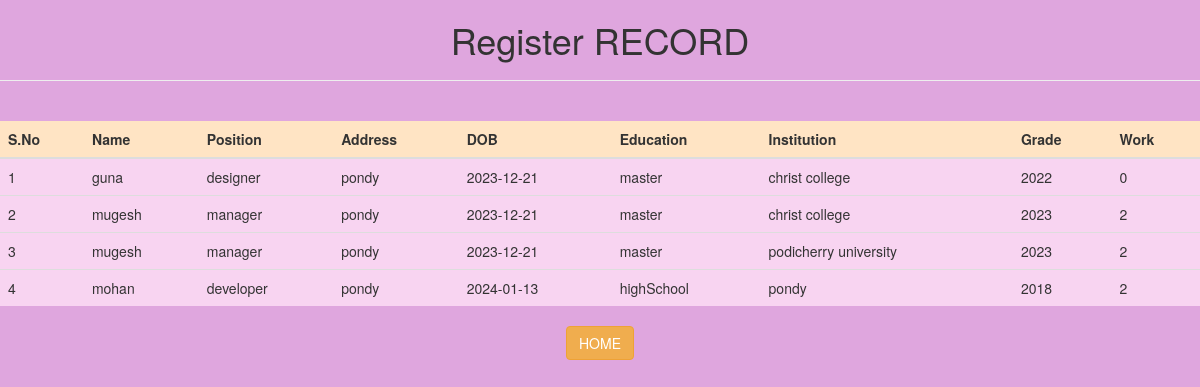
/view, run on the app's committed database.
### tables this page shows
CREATE TABLE job (pid integer primary key,fname text,pos text,address text,dob date,edu text,inst text,Grade text,work text );

### app.py (the view)
@app.route('/view')
def view():
    con=sqlite3.connect('data1.db')
    con.row_factory=sqlite3.Row
    cur=con.cursor()
    cur.execute("select  * from job")
    data=cur.fetchall()
    con.close()
    return render_template('view.html',data=data)

### templates/view.html (shortened to what this page needs)
<!DOCTYPE html>
<html lang="en">
<head>
 <link rel="stylesheet" href="https://maxcdn.bootstrapcdn.com/bootstrap/3.4.1/css/bootstrap.min.css">
</head>
<body>
    <div class="main">
       <center> <h1>Register RECORD<hr></h1></center>
        <div align="center"class="table">
            <br>
       <table class="table table-border" >
        <thead>
            <tr>
                <th>S.No</th>
                <th>Name</th>
                <th>Position</th>
                <th>Address</th>
                <th>DOB</th>
                <th>Education</th>
                <th>Institution</th>
                <th>Grade</th>
                <th>Work</th>
            </tr>
        </thead>
       <tbody>
        {% for res in data %}
        {%set i=loop.index %}
        <tr>
            <td>{{i}}</td>
            <td>{{res["fname"]}}</td>
            <td>{{res["pos"]}}</td>
            <td>{{res["address"]}}</td>
            <td>{{res["dob"]}}</td>
            <td>{{res["edu"]}}</td>
            <td>{{res["inst"]}}</td>
            <td>{{res["Grade"]}}</td>
            <td>{{res["work"]}}</td>
        </tr>
        {% endfor %}
       </tbody>
       </table>
       <div>
        <a href="{{url_for('form')}}"class ="btn btn-warning pull right">HOME</a>
        </div>
    </div>
   </div>
</body>
</html>

### templates/view.html (style rules this page uses)
body { background-color: rgb(223, 166, 222); }
tbody { background-color: rgb(248, 212, 241); }
thead { background-color: bisque; }

### data on the page
job: pid "1", fname "guna", pos "designer", address "pondy", dob "2023-12-21", edu "master", inst "christ college", Grade "2022", work "0"
job: i "2", fname "mugesh", pos "manager", address "pondy", dob "2023-12-21", edu "master", inst "christ college", Grade "2023", work "2"
job: pid "3", fname "mugesh", pos "manager", address "pondy", dob "2023-12-21", edu "master", inst "podicherry university", Grade "2023", work "2"
job: pid "4", fname "mohan", pos "developer", address "pondy", dob "2024-01-13", edu "highSchool", inst "pondy", Grade "2018", work "2"
